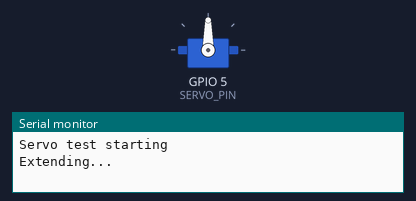
Bench run of a sketch on a simulated Seeed XIAO ESP32-C3. Parts: servo, the last lines printed to the serial monitor.

Above: at 1.05 s.
At 2.0 s:
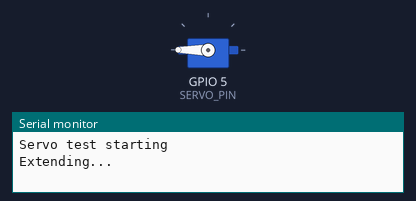
At 7.8 s:
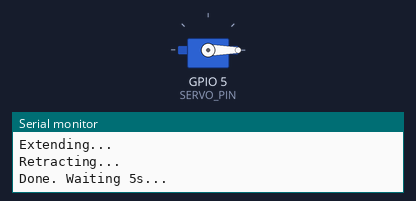
Timing chart, 0 to 9.8 s (numbered marks = the images above):
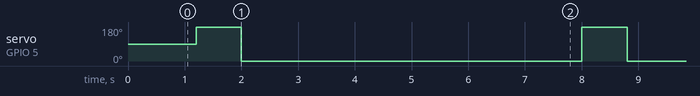

Measured:
- by itself, servo on GPIO 5 (SERVO_PIN): alternates 180° for 0.80 s and 0° for 6.0 s

The sketch:

actuatorTest.ino
```cpp
// Servo actuator test — XIAO ESP32-C3
// Extend then retract once on boot. Repeats every 5 seconds.
// GPIO5 — Servo PWM

#include <ESP32Servo.h>

#define SERVO_PIN        D3
#define EXTEND_DELAY_MS  800
#define RETRACT_DELAY_MS 800

Servo actuatorServo;

void setup() {
    Serial.begin(9600);
    delay(1000);
    Serial.println("Servo test starting");
}

void loop() {
    Serial.println("Extending...");
    actuatorServo.attach(SERVO_PIN);
    delay(200);
    actuatorServo.write(180);
    delay(EXTEND_DELAY_MS);

    Serial.println("Retracting...");
    actuatorServo.write(0);
    delay(RETRACT_DELAY_MS);

    actuatorServo.detach();
    Serial.println("Done. Waiting 5s...");
    delay(5000);
}
```
